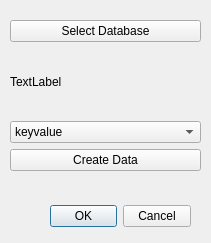
<?xml version="1.0" encoding="UTF-8"?>
<ui version="4.0">
 <class>DvidOperateDialog</class>
 <widget class="QDialog" name="DvidOperateDialog">
  <property name="geometry">
   <rect>
    <x>0</x>
    <y>0</y>
    <width>211</width>
    <height>243</height>
   </rect>
  </property>
  <property name="windowTitle">
   <string>DVID Operation</string>
  </property>
  <widget class="QDialogButtonBox" name="buttonBox">
   <property name="geometry">
    <rect>
     <x>50</x>
     <y>200</y>
     <width>141</width>
     <height>32</height>
    </rect>
   </property>
   <property name="orientation">
    <enum>Qt::Horizontal</enum>
   </property>
   <property name="standardButtons">
    <set>QDialogButtonBox::Cancel|QDialogButtonBox::Ok</set>
   </property>
  </widget>
  <widget class="QWidget" name="">
   <property name="geometry">
    <rect>
     <x>10</x>
     <y>20</y>
     <width>191</width>
     <height>151</height>
    </rect>
   </property>
   <layout class="QVBoxLayout" name="verticalLayout">
    <item>
     <widget class="QPushButton" name="dvidPushButton">
      <property name="text">
       <string>Select Database</string>
      </property>
     </widget>
    </item>
    <item>
     <widget class="QLabel" name="dvidLabel">
      <property name="text">
       <string>TextLabel</string>
      </property>
     </widget>
    </item>
    <item>
     <widget class="QComboBox" name="typeComboBox">
      <item>
       <property name="text">
        <string>keyvalue</string>
       </property>
      </item>
      <item>
       <property name="text">
        <string>roi</string>
       </property>
      </item>
     </widget>
    </item>
    <item>
     <widget class="QPushButton" name="creatDataPushButton">
      <property name="text">
       <string>Create Data</string>
      </property>
     </widget>
    </item>
   </layout>
  </widget>
 </widget>
 <resources/>
 <connections>
  <connection>
   <sender>buttonBox</sender>
   <signal>accepted()</signal>
   <receiver>DvidOperateDialog</receiver>
   <slot>accept()</slot>
   <hints>
    <hint type="sourcelabel">
     <x>248</x>
     <y>254</y>
    </hint>
    <hint type="destinationlabel">
     <x>157</x>
     <y>274</y>
    </hint>
   </hints>
  </connection>
  <connection>
   <sender>buttonBox</sender>
   <signal>rejected()</signal>
   <receiver>DvidOperateDialog</receiver>
   <slot>reject()</slot>
   <hints>
    <hint type="sourcelabel">
     <x>316</x>
     <y>260</y>
    </hint>
    <hint type="destinationlabel">
     <x>286</x>
     <y>274</y>
    </hint>
   </hints>
  </connection>
 </connections>
</ui>
